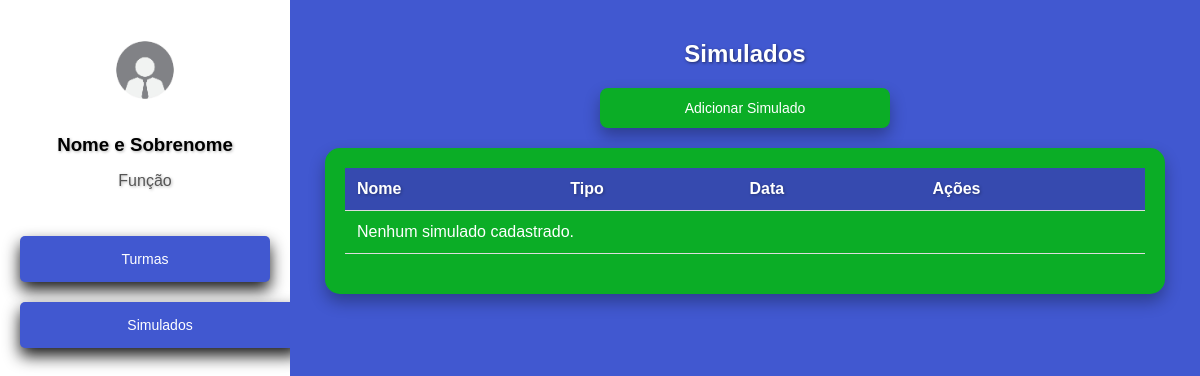
Before: /cadastros/simulados/ with the older database file.
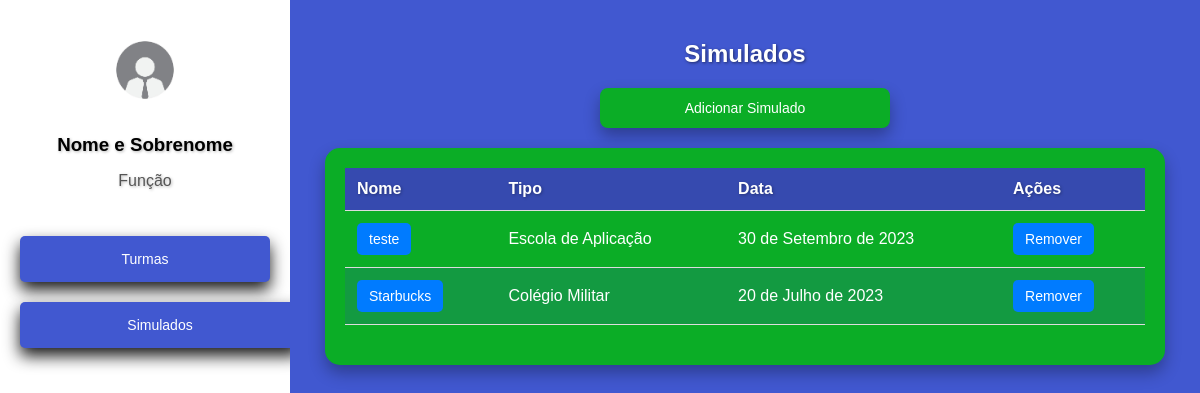
After: the same page with the newer database file.
### cadastros/models.py (models this page shows, shortened)
class Simulado(models.Model):
    TIPOS_SIMULADO = [
        ('CM', 'Colégio Militar'),
        ('EA', 'Escola de Aplicação'),
    ]
    nome = models.CharField(max_length=100)
    tipo = models.CharField(max_length=2, choices=TIPOS_SIMULADO)
    data = models.DateField()

### cadastros/views.py (the view, shortened to what this page needs)
# urls.py: path('simulados/', SimuladoView.as_view(), name='simulados'),
class SimuladoView(View):
    template_name_list = 'simulados.html'
    template_name_add = 'adicionar_simulado.html'
    def get(self, request, simulado_id=None):
        if request.path.endswith('adicionar/'):
            return render(request, self.template_name_add)
        else:
            simulados = SimuladoMediator.listar_simulados()
            return render(request, self.template_name_list, {'simulados': simulados})

### cadastros/mediators.py (called while the page is built)
    @staticmethod
    def listar_simulados():
        return Simulado.objects.all()

### cadastros/templates/simulados.html (shortened to what this page needs)
<!DOCTYPE html>
<html lang="pt-br">
<head>
</head>
<body>
    <div class="sidebar">
        <div class="profile">
            <img src="/static/imgfunc.jpg" alt="funcionario" width="100" height="100">
            <h3>Nome e Sobrenome</h3>
            <p>Função</p>
        </div>
        <nav>
            <a href="{% url 'turmas' %}">Turmas</a>
            <a href="{% url 'simulados' %}" class="btn btn-primary">Simulados</a>
        </nav>
    </div>
    <div class="container">
        <h2>Simulados</h2>
        <a href="{% url 'adicionar_simulado' %}" class="btn btn-primary">Adicionar Simulado</a>
        <div class="table-container">
            <table>
                <thead>
                    <tr>
                        <th>Nome</th>
                        <th>Tipo</th>
                        <th>Data</th>
                        <th>Ações</th>
                    </tr>
                </thead>
                <tbody>
                    {% for simulado in simulados %}
                    <tr>
                        <td>
                            <a href="{% url 'notas_simulado' simulado.id %}">{{ simulado.nome }}</a>
                        </td>
                        <td>{{ simulado.get_tipo_display }}</td>
                        <td>{{ simulado.data }}</td>
                        <td>
                            <form method="post" action="{% url 'excluir_simulado' simulado.id %}" style="display:inline;">
                                <button type="submit" class="btn btn-danger" onclick="return confirm('Tem certeza que deseja remover este simulado?');">Remover</button>
                            </form>
                        </td>
                    </tr>
                    {% empty %}
                    <tr>
                        <td colspan="4">Nenhum simulado cadastrado.</td>
                    </tr>
                    {% endfor %}
                </tbody>
            </table>
        </div>
    </div>
</body>
</html>

Changed rows visible on the page:
added Simulado: nome "teste", tipo "Escola de Aplicação", data "30 de Setembro de 2023"
added Simulado: nome "Starbucks", tipo "Colégio Militar", data "20 de Julho de 2023"
Other visible differences:
text no longer shown: "Nenhum simulado cadastrado."
